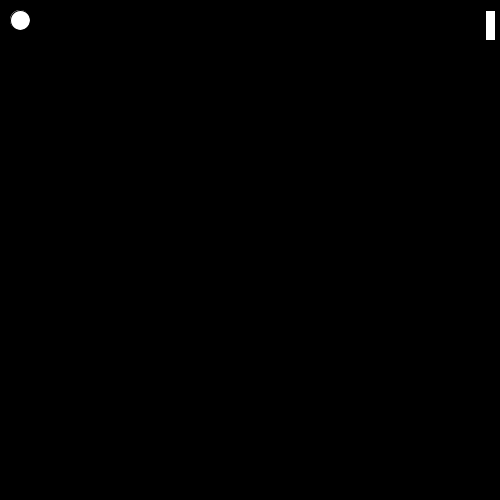
Frame 1 (no input)
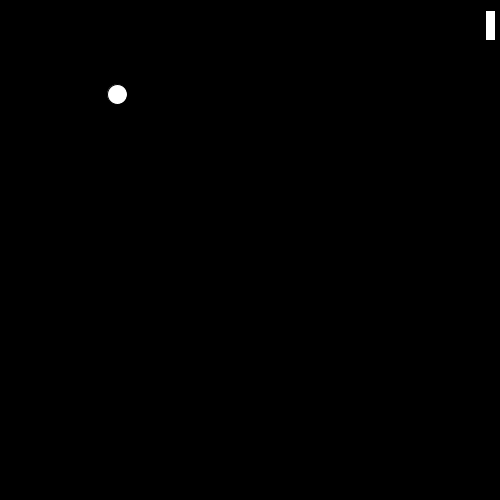
Frame 60 (the mouse pressed at the canvas centre just before this capture)
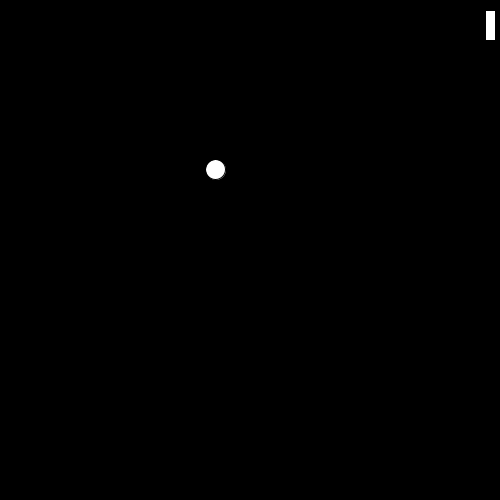
Frame 120 (the mouse held since frame 60 and released just before this capture)

The Processing sketch that drew these frames (run headless with seeded random() and noise(); from frame 60 on, the mouse is pressed at the canvas centre):

// Processing sketch: processing_156718
// ── processing_156718.pde

float ballX =20;
float ballY =20;
float dX =random(1,2);
float dY =random(1,2);
float paddleX;
float paddleY=10;

void setup(){
  size(500,500);
  paddleX = width -15;
}




void draw(){
  background(0);
 
 
  ellipse(ballX,ballY,20,20);
  
 rect(paddleX, paddleY, 10, 30);
  
  if (ballX>width){
    dX= -dX;
  }
  if (ballX<0){
    dX= -dX;
  }
  if (ballY>height){
    dY =-dY;
  }
  if (ballY<0){
    dY =-dY;
  }
  
   ballX =ballX + dX;
  ballY =ballY +dY;
}


  void keyPressed() {
  if (key == CODED) {
    if (keyCode == UP) {
paddleY= paddleY-30;
    } else if (keyCode == DOWN) {
   paddleY=paddleY+30;
    }
 
 
  }
  }
  
  
 
